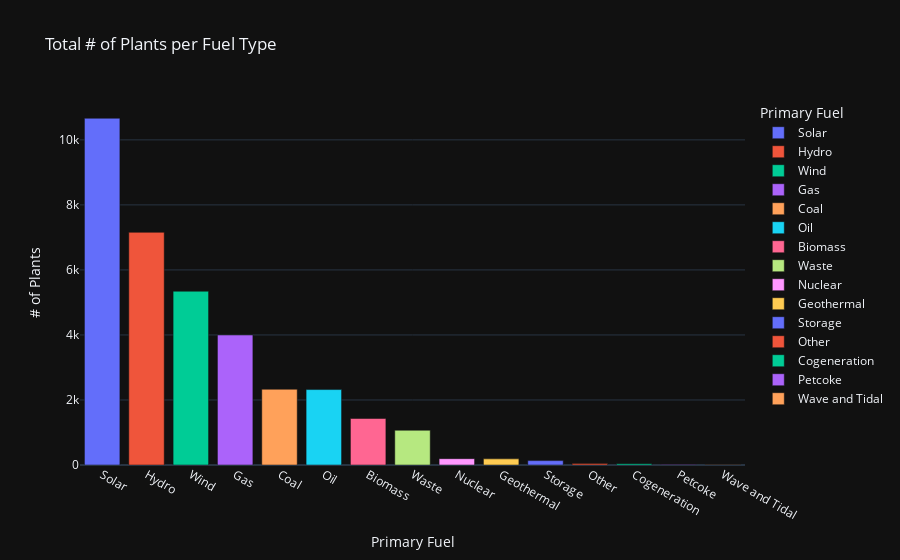

Notebook source saved alongside this figure:
### Markdown cell above
#### Group by primary fuel and get size to illustrate total plants per type

### Code cell
fuel_sum = df.groupby(['primary_fuel'],as_index=False).size().sort_values('size',ascending=False)
fuel_sum
fig = px.bar(fuel_sum, x='primary_fuel',y='size',color='primary_fuel',
labels={'size':'# of Plants','primary_fuel':'Primary Fuel'},
template='plotly_dark', title='Total # of Plants per Fuel Type')
fig.show()

### Figure 1 — Plotly figure (JSON) as saved in the notebook; plotly's stock layout.template omitted (floating-point values rounded to 4 significant figures)
{"data": [{"hovertemplate": "Primary Fuel=%{x}<br># of Plants=%{y}<extra></extra>", "legendgroup": "Solar", "marker": {"color": "#636efa", "pattern": {"shape": ""}}, "name": "Solar", "orientation": "v", "showlegend": true, "textposition": "auto", "type": "bar", "x": ["Solar"], "xaxis": "x", "y": [10665], "yaxis": "y"}, {"hovertemplate": "Primary Fuel=%{x}<br># of Plants=%{y}<extra></extra>", "legendgroup": "Hydro", "marker": {"color": "#EF553B", "pattern": {"shape": ""}}, "name": "Hydro", "orientation": "v", "showlegend": true, "textposition": "auto", "type": "bar", "x": ["Hydro"], "xaxis": "x", "y": [7156], "yaxis": "y"}, {"hovertemplate": "Primary Fuel=%{x}<br># of Plants=%{y}<extra></extra>", "legendgroup": "Wind", "marker": {"color": "#00cc96", "pattern": {"shape": ""}}, "name": "Wind", "orientation": "v", "showlegend": true, "textposition": "auto", "type": "bar", "x": ["Wind"], "xaxis": "x", "y": [5344], "yaxis": "y"}, {"hovertemplate": "Primary Fuel=%{x}<br># of Plants=%{y}<extra></extra>", "legendgroup": "Gas", "marker": {"color": "#ab63fa", "pattern": {"shape": ""}}, "name": "Gas", "orientation": "v", "showlegend": true, "textposition": "auto", "type": "bar", "x": ["Gas"], "xaxis": "x", "y": [3998], "yaxis": "y"}, {"hovertemplate": "Primary Fuel=%{x}<br># of Plants=%{y}<extra></extra>", "legendgroup": "Coal", "marker": {"color": "#FFA15A", "pattern": {"shape": ""}}, "name": "Coal", "orientation": "v", "showlegend": true, "textposition": "auto", "type": "bar", "x": ["Coal"], "xaxis": "x", "y": [2330], "yaxis": "y"}, {"hovertemplate": "Primary Fuel=%{x}<br># of Plants=%{y}<extra></extra>", "legendgroup": "Oil", "marker": {"color": "#19d3f3", "pattern": {"shape": ""}}, "name": "Oil", "orientation": "v", "showlegend": true, "textposition": "auto", "type": "bar", "x": ["Oil"], "xaxis": "x", "y": [2320], "yaxis": "y"}, {"hovertemplate": "Primary Fuel=%{x}<br># of Plants=%{y}<extra></extra>", "legendgroup": "Biomass", "marker": {"color": "#FF6692", "pattern": {"shape": ""}}, "name": "Biomass", "orientation": "v", "showlegend": true, "textposition": "auto", "type": "bar", "x": ["Biomass"], "xaxis": "x", "y": [1430], "yaxis": "y"}, {"hovertemplate": "Primary Fuel=%{x}<br># of Plants=%{y}<extra></extra>", "legendgroup": "Waste", "marker": {"color": "#B6E880", "pattern": {"shape": ""}}, "name": "Waste", "orientation": "v", "showlegend": true, "textposition": "auto", "type": "bar", "x": ["Waste"], "xaxis": "x", "y": [1068], "yaxis": "y"}, {"hovertemplate": "Primary Fuel=%{x}<br># of Plants=%{y}<extra></extra>", "legendgroup": "Nuclear", "marker": {"color": "#FF97FF", "pattern": {"shape": ""}}, "name": "Nuclear", "orientation": "v", "showlegend": true, "textposition": "auto", "type": "bar", "x": ["Nuclear"], "xaxis": "x", "y": [195], "yaxis": "y"}, {"hovertemplate": "Primary Fuel=%{x}<br># of Plants=%{y}<extra></extra>", "legendgroup": "Geothermal", "marker": {"color": "#FECB52", "pattern": {"shape": ""}}, "name": "Geothermal", "orientation": "v", "showlegend": true, "textposition": "auto", "type": "bar", "x": ["Geothermal"], "xaxis": "x", "y": [189], "yaxis": "y"}, {"hovertemplate": "Primary Fuel=%{x}<br># of Plants=%{y}<extra></extra>", "legendgroup": "Storage", "marker": {"color": "#636efa", "pattern": {"shape": ""}}, "name": "Storage", "orientation": "v", "showlegend": true, "textposition": "auto", "type": "bar", "x": ["Storage"], "xaxis": "x", "y": [135], "yaxis": "y"}, {"hovertemplate": "Primary Fuel=%{x}<br># of Plants=%{y}<extra></extra>", "legendgroup": "Other", "marker": {"color": "#EF553B", "pattern": {"shape": ""}}, "name": "Other", "orientation": "v", "showlegend": true, "textposition": "auto", "type": "bar", "x": ["Other"], "xaxis": "x", "y": [43], "yaxis": "y"}, {"hovertemplate": "Primary Fuel=%{x}<br># of Plants=%{y}<extra></extra>", "legendgroup": "Cogeneration", "marker": {"color": "#00cc96", "pattern": {"shape": ""}}, "name": "Cogeneration", "orientation": "v", "showlegend": true, "textposition": "auto", "type": "bar", "x": ["Cogeneration"], "xaxis": "x", "y": [41], "yaxis": "y"}, {"hovertemplate": "Primary Fuel=%{x}<br># of Plants=%{y}<extra></extra>", "legendgroup": "Petcoke", "marker": {"color": "#ab63fa", "pattern": {"shape": ""}}, "name": "Petcoke", "orientation": "v", "showlegend": true, "textposition": "auto", "type": "bar", "x": ["Petcoke"], "xaxis": "x", "y": [12], "yaxis": "y"}, {"hovertemplate": "Primary Fuel=%{x}<br># of Plants=%{y}<extra></extra>", "legendgroup": "Wave and Tidal", "marker": {"color": "#FFA15A", "pattern": {"shape": ""}}, "name": "Wave and Tidal", "orientation": "v", "showlegend": true, "textposition": "auto", "type": "bar", "x": ["Wave and Tidal"], "xaxis": "x", "y": [10], "yaxis": "y"}], "layout": {"barmode": "relative", "legend": {"title": {"text": "Primary Fuel"}, "tracegroupgap": 0}, "title": {"text": "Total # of Plants per Fuel Type"}, "xaxis": {"anchor": "y", "categoryarray": ["Solar", "Hydro", "Wind", "Gas", "Coal", "Oil", "Biomass", "Waste", "Nuclear", "Geothermal", "Storage", "Other", "Cogeneration", "Petcoke", "Wave and Tidal"], "categoryorder": "array", "domain": [0, 1], "title": {"text": "Primary Fuel"}}, "yaxis": {"anchor": "x", "domain": [0, 1], "title": {"text": "# of Plants"}}}}
